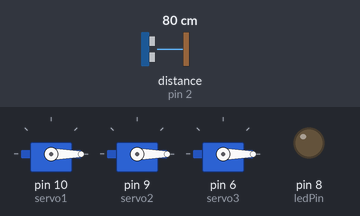
This sketch was run on a simulated Arduino Uno, built with avr-gcc and run on an emulated ATmega328P. Parts: 3 × servo, output pins drawn as LEDs (lit = HIGH). Wiring (inferred from the names in the program): ultrasonic range finder: trigger pin 3; echo pin 2. Dashed ring = blinking. Inputs (shaded band) come from the test bench; at power-on: distance to the obstacle (sensor on pin 2) 80 cm. The echo pulse lasts 58.3 µs per cm; pins used as bus, display or sensor lines are not drawn; what the sketch prints to the serial monitor is not drawn.

Above: at 1.2 s.
1.3 s: distance to the obstacle (sensor on pin 2) set to 2 cm
At 1.52 s:
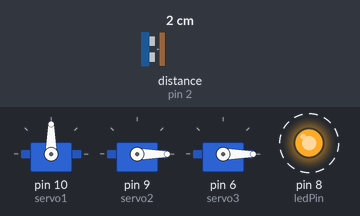
4.3 s: distance to the obstacle (sensor on pin 2) set to 18 cm
At 5.1 s:
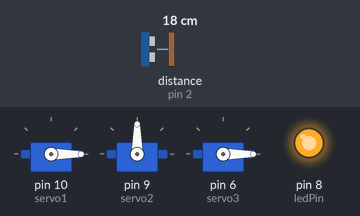
5.9 s: distance to the obstacle (sensor on pin 2) set to 23 cm
At 7.1 s:
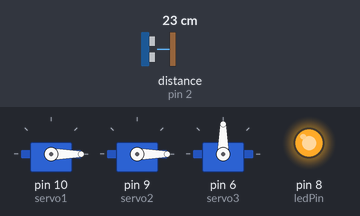
7.4 s: distance to the obstacle (sensor on pin 2) set to 4 cm
At 8.4 s:
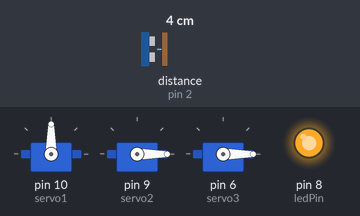
8.9 s: distance to the obstacle (sensor on pin 2) set to 35 cm
At 10.1 s:
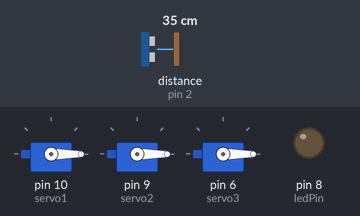
Timing chart, 0 to 11.4 s (numbered marks = the images above; inputs shaded):
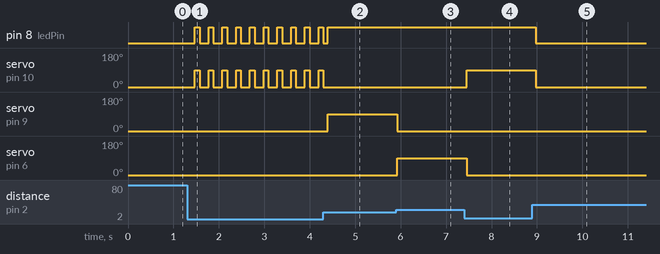

The sketch:

rock_paper_scissor.ino
```cpp
#include <Servo.h>


const int trigPin = 3;  // Ultrasonic sensor trigger pin
const int echoPin = 2;  // Ultrasonic sensor echo pin
const int ledPin = 8;   // LED pin


Servo servo1;  // Servo for 2-finger gesture
Servo servo2;  // Servo for palm gesture
Servo servo3;  // Servo for punch gesture


void setup() {
  Serial.begin(9600);
  pinMode(trigPin, OUTPUT);
  pinMode(echoPin, INPUT);
  pinMode(ledPin, OUTPUT);


  servo1.attach(10);   // Servo 1 pin
  servo2.attach(9);   // Servo 2 pin
  servo3.attach(6);   // Servo 3 pin


  servo1.write(0);   // Set initial position for servo 1
  servo2.write(0);   // Set initial position for servo 2
  servo3.write(0);   // Set initial position for servo 3
}


void loop() {
 long duration, distance;

  // Trigger ultrasonic sensor
  digitalWrite(trigPin, LOW);
  delayMicroseconds(2);
  digitalWrite(trigPin, HIGH);
  delayMicroseconds(10);
  digitalWrite(trigPin, LOW);

  // Measure the response
  duration = pulseIn(echoPin, HIGH);

  // Calculate the distance (in cm)
  distance = duration *0.034/2;
  Serial.print(distance);


  // Detect hand gestures
  if (distance >= 2 && distance <= 10) {    // 2-finger gesture
    servo1.write(90);
    servo2.write(0);
    servo3.write(0);
    digitalWrite(ledPin, HIGH);
  } else if (distance > 10 && distance <= 20) {   // Palm gesture
    servo1.write(0);
    servo2.write(90);
    servo3.write(0);
    digitalWrite(ledPin, HIGH);
  } else if (distance > 20 && distance <= 30) {   // Punch gesture
    servo1.write(0);
    servo2.write(0);
    servo3.write(90);
    digitalWrite(ledPin, HIGH);
  } else {   // No gesture detected
    servo1.write(0);
    servo2.write(0);
    servo3.write(0);
    digitalWrite(ledPin, LOW);
  }

  delay(100);  // Adjust delay as needed
}
```

Measured:
- after the input at 1.3 s, pin 8 (ledPin): alternates HIGH for 0.10 s and LOW for 0.20 s, starting after 0.17 s; servo on pin 10 (servo1): alternates 90° for 0.10 s and 0° for 0.20 s, starting after 0.17 s
- after the input at 4.3 s, servo on pin 10 (servo1): stops changing and stays 0°; servo on pin 9 (servo2): 0° → 90° after 0.10 s
- after the input at 5.9 s, servo on pin 9 (servo2): 90° → 0° at once; servo on pin 6 (servo3): 0° → 90° at once
- after the input at 7.4 s, servo on pin 10 (servo1): 0° → 90° after 0.06 s; servo on pin 6 (servo3): 90° → 0° after 0.06 s
- after the input at 8.9 s, pin 8 (ledPin): HIGH → LOW after 0.08 s; servo on pin 10 (servo1): 90° → 0° after 0.08 s
